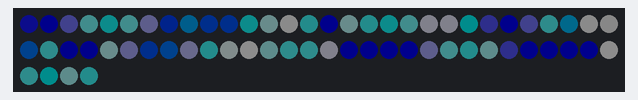
Bench run of a sketch on a simulated Arduino Uno, built with avr-gcc and run on an emulated ATmega328P. On the bench: 64 RGB LEDs in strip order, left to right, continuing on the next row. Dim RGB values are drawn brighter than linear; random numbers use the default seed unless the sketch sets one.

Above: at 0.45 s.
At 5.27 s:
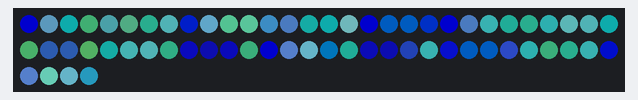
At 10.4 s:
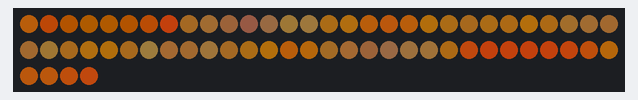
At 20.05 s:
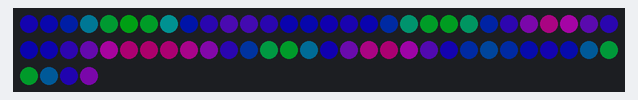
At 29.69 s:
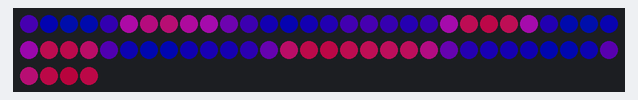
At 39.62 s:
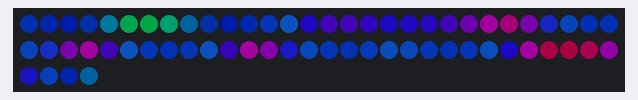

The sketch:

Ocean.ino
```cpp
#include "FastLED.h"
#define DATA_PIN   8
#define NUM_LEDS   64

uint8_t max_bright = 128;

struct CRGB leds[NUM_LEDS];

CRGBPalette16 paletteBlack(CRGB::Black);
CRGBPalette16 paletteOcean(OceanColors_p);
TBlendType    currentBlending;                                // NOBLEND or LINEARBLEND

static int16_t dist;                                          // A random number for our noise generator.
uint16_t xscale = 30;                                         // Wouldn't recommend changing this on the fly, or the animation will be really blocky.
uint16_t yscale = 30;                                         // Wouldn't recommend changing this on the fly, or the animation will be really blocky.
uint8_t maxChanges = 24;                                      // Value for blending between palettes.

void setup() {
 Serial.begin(115200);
 FastLED.addLeds<WS2812B, DATA_PIN, GRB>(leds, NUM_LEDS).setCorrection(TypicalLEDStrip);

 FastLED.setBrightness(max_bright);
 FastLED.setMaxPowerInVoltsAndMilliamps(5, 500);               // FastLED Power management set at 5V, 500mA.

 dist = random16(12345);   // A semi-random number for our noise generator
}


void loop(){

  Ocean();

}

void Ocean(){
  EVERY_N_MILLISECONDS(10){
    uint8_t maxChanges = 24;
    nblendPaletteTowardPalette(paletteBlack, paletteOcean, maxChanges);   // AWESOME palette blending capability.
    for(int i = 0; i < NUM_LEDS; i++) {                                      // Just ONE loop to fill up the LED array as all of the pixels change.
      uint8_t index = inoise8(i*xscale, dist+i*yscale) % 255;                // Get a value from the noise function. I'm using both x and y axis.
      leds[i] = ColorFromPalette(paletteBlack, index, 255, LINEARBLEND);   // With that value, look up the 8 bit colour palette value and assign it to the current LED.
    }
    dist += beatsin8(10,1,4);                                                              // Update the LED array with noise at the new location
  }
  EVERY_N_SECONDS(5){                                        // Change the target palette to a random one every 5 seconds.
    paletteOcean = CRGBPalette16(CHSV(random8(), 255, random8(128,255)), CHSV(random8(), 255, random8(128,255)), CHSV(random8(), 192, random8(128,255)), CHSV(random8(), 255, random8(128,255)));
  }
  FastLED.show();
}
```
